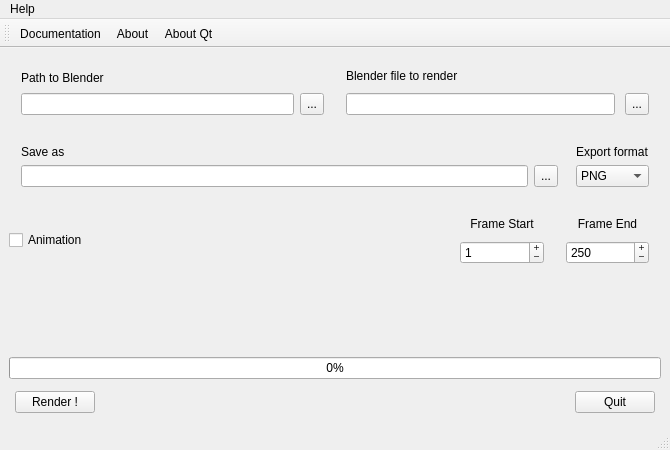
<?xml version="1.0" encoding="UTF-8"?>
<ui version="4.0">
 <class>MainWindow</class>
 <widget class="QMainWindow" name="MainWindow">
  <property name="geometry">
   <rect>
    <x>0</x>
    <y>0</y>
    <width>670</width>
    <height>450</height>
   </rect>
  </property>
  <property name="minimumSize">
   <size>
    <width>670</width>
    <height>450</height>
   </size>
  </property>
  <property name="windowTitle">
   <string>Blender Render</string>
  </property>
  <property name="windowOpacity">
   <double>0.500000000000000</double>
  </property>
  <property name="locale">
   <locale language="English" country="UnitedStates"/>
  </property>
  <property name="unifiedTitleAndToolBarOnMac">
   <bool>true</bool>
  </property>
  <widget class="QWidget" name="centralwidget">
   <layout class="QGridLayout" name="gridLayout_4">
    <item row="0" column="0" colspan="3">
     <layout class="QHBoxLayout" name="horizontalLayout">
      <property name="spacing">
       <number>10</number>
      </property>
      <property name="leftMargin">
       <number>6</number>
      </property>
      <property name="topMargin">
       <number>6</number>
      </property>
      <property name="rightMargin">
       <number>6</number>
      </property>
      <property name="bottomMargin">
       <number>6</number>
      </property>
      <item>
       <layout class="QGridLayout" name="gridLayout_2">
        <property name="leftMargin">
         <number>6</number>
        </property>
        <property name="topMargin">
         <number>6</number>
        </property>
        <property name="rightMargin">
         <number>6</number>
        </property>
        <property name="bottomMargin">
         <number>6</number>
        </property>
        <property name="spacing">
         <number>6</number>
        </property>
        <item row="1" column="1">
         <widget class="QToolButton" name="BlenderPathSelect">
          <property name="maximumSize">
           <size>
            <width>32</width>
            <height>32</height>
           </size>
          </property>
          <property name="text">
           <string>...</string>
          </property>
         </widget>
        </item>
        <item row="1" column="0">
         <widget class="QLineEdit" name="BlenderPath">
          <property name="text">
           <string/>
          </property>
         </widget>
        </item>
        <item row="0" column="0">
         <widget class="QLabel" name="label_5">
          <property name="text">
           <string>Path to Blender</string>
          </property>
         </widget>
        </item>
       </layout>
      </item>
      <item>
       <layout class="QGridLayout" name="gridLayout">
        <property name="leftMargin">
         <number>6</number>
        </property>
        <property name="topMargin">
         <number>6</number>
        </property>
        <property name="rightMargin">
         <number>6</number>
        </property>
        <property name="bottomMargin">
         <number>6</number>
        </property>
        <item row="0" column="0">
         <widget class="QLabel" name="label">
          <property name="text">
           <string>Blender file to render</string>
          </property>
         </widget>
        </item>
        <item row="1" column="0">
         <widget class="QLineEdit" name="BlendFile"/>
        </item>
        <item row="1" column="1">
         <widget class="QToolButton" name="BlendSelect">
          <property name="maximumSize">
           <size>
            <width>32</width>
            <height>32</height>
           </size>
          </property>
          <property name="text">
           <string>...</string>
          </property>
         </widget>
        </item>
       </layout>
      </item>
     </layout>
    </item>
    <item row="3" column="2">
     <layout class="QHBoxLayout" name="horizontalLayout_3">
      <property name="spacing">
       <number>10</number>
      </property>
      <property name="leftMargin">
       <number>6</number>
      </property>
      <property name="topMargin">
       <number>6</number>
      </property>
      <property name="rightMargin">
       <number>6</number>
      </property>
      <property name="bottomMargin">
       <number>6</number>
      </property>
      <item>
       <layout class="QVBoxLayout" name="verticalLayout_3">
        <property name="leftMargin">
         <number>6</number>
        </property>
        <property name="topMargin">
         <number>6</number>
        </property>
        <property name="rightMargin">
         <number>6</number>
        </property>
        <property name="bottomMargin">
         <number>6</number>
        </property>
        <item>
         <widget class="QLabel" name="label_2">
          <property name="text">
           <string>Frame Start</string>
          </property>
          <property name="alignment">
           <set>Qt::AlignCenter</set>
          </property>
          <property name="wordWrap">
           <bool>false</bool>
          </property>
          <property name="textInteractionFlags">
           <set>Qt::LinksAccessibleByMouse</set>
          </property>
         </widget>
        </item>
        <item>
         <widget class="QSpinBox" name="frameS_Select">
          <property name="minimumSize">
           <size>
            <width>0</width>
            <height>0</height>
           </size>
          </property>
          <property name="toolTip">
           <string>&lt;html&gt;&lt;head/&gt;&lt;body&gt;&lt;p&gt;Corresponds to the start frame to render for an animation&lt;/p&gt;&lt;p&gt;or defines the frame to render in case of single image render.&lt;/p&gt;&lt;/body&gt;&lt;/html&gt;</string>
          </property>
          <property name="whatsThis">
           <string>&lt;html&gt;&lt;head/&gt;&lt;body&gt;&lt;p&gt;Corresponds to the start frame to render for an animation&lt;/p&gt;&lt;p&gt;or defines the frame to render in case of single image render.&lt;/p&gt;&lt;/body&gt;&lt;/html&gt;</string>
          </property>
          <property name="buttonSymbols">
           <enum>QAbstractSpinBox::PlusMinus</enum>
          </property>
          <property name="maximum">
           <number>100000</number>
          </property>
          <property name="value">
           <number>1</number>
          </property>
          <property name="displayIntegerBase">
           <number>10</number>
          </property>
         </widget>
        </item>
       </layout>
      </item>
      <item>
       <layout class="QVBoxLayout" name="verticalLayout_2">
        <property name="leftMargin">
         <number>6</number>
        </property>
        <property name="topMargin">
         <number>6</number>
        </property>
        <property name="rightMargin">
         <number>6</number>
        </property>
        <property name="bottomMargin">
         <number>6</number>
        </property>
        <item>
         <widget class="QLabel" name="label_4">
          <property name="text">
           <string>Frame End</string>
          </property>
          <property name="alignment">
           <set>Qt::AlignCenter</set>
          </property>
          <property name="wordWrap">
           <bool>false</bool>
          </property>
          <property name="textInteractionFlags">
           <set>Qt::LinksAccessibleByMouse</set>
          </property>
         </widget>
        </item>
        <item>
         <widget class="QSpinBox" name="frameE_Select">
          <property name="minimumSize">
           <size>
            <width>0</width>
            <height>0</height>
           </size>
          </property>
          <property name="toolTip">
           <string>&lt;html&gt;&lt;head/&gt;&lt;body&gt;&lt;p&gt;Corresponds to the last frame to render for an animation&lt;/p&gt;&lt;/body&gt;&lt;/html&gt;</string>
          </property>
          <property name="whatsThis">
           <string>&lt;html&gt;&lt;head/&gt;&lt;body&gt;&lt;p&gt;Corresponds to the last frame to render for an animation&lt;/p&gt;&lt;/body&gt;&lt;/html&gt;</string>
          </property>
          <property name="buttonSymbols">
           <enum>QAbstractSpinBox::PlusMinus</enum>
          </property>
          <property name="maximum">
           <number>100000</number>
          </property>
          <property name="value">
           <number>250</number>
          </property>
          <property name="displayIntegerBase">
           <number>10</number>
          </property>
         </widget>
        </item>
       </layout>
      </item>
     </layout>
    </item>
    <item row="1" column="0" colspan="3">
     <layout class="QHBoxLayout" name="horizontalLayout_4">
      <property name="leftMargin">
       <number>6</number>
      </property>
      <property name="topMargin">
       <number>6</number>
      </property>
      <property name="rightMargin">
       <number>6</number>
      </property>
      <property name="bottomMargin">
       <number>6</number>
      </property>
      <item>
       <layout class="QGridLayout" name="gridLayout_3">
        <property name="leftMargin">
         <number>6</number>
        </property>
        <property name="topMargin">
         <number>6</number>
        </property>
        <property name="rightMargin">
         <number>6</number>
        </property>
        <property name="bottomMargin">
         <number>6</number>
        </property>
        <property name="spacing">
         <number>6</number>
        </property>
        <item row="1" column="0">
         <widget class="QLineEdit" name="BlendFile_2"/>
        </item>
        <item row="1" column="1">
         <widget class="QToolButton" name="BlendSelect_2">
          <property name="maximumSize">
           <size>
            <width>32</width>
            <height>32</height>
           </size>
          </property>
          <property name="text">
           <string>...</string>
          </property>
         </widget>
        </item>
        <item row="0" column="0">
         <widget class="QLabel" name="label_6">
          <property name="text">
           <string>Save as</string>
          </property>
         </widget>
        </item>
       </layout>
      </item>
      <item>
       <layout class="QVBoxLayout" name="verticalLayout">
        <property name="leftMargin">
         <number>6</number>
        </property>
        <property name="topMargin">
         <number>6</number>
        </property>
        <property name="rightMargin">
         <number>6</number>
        </property>
        <property name="bottomMargin">
         <number>6</number>
        </property>
        <item>
         <widget class="QLabel" name="label_3">
          <property name="text">
           <string>Export format</string>
          </property>
         </widget>
        </item>
        <item>
         <widget class="QComboBox" name="comboBox">
          <property name="minimumSize">
           <size>
            <width>0</width>
            <height>0</height>
           </size>
          </property>
          <property name="maximumSize">
           <size>
            <width>150</width>
            <height>32</height>
           </size>
          </property>
          <item>
           <property name="text">
            <string>PNG</string>
           </property>
          </item>
          <item>
           <property name="text">
            <string>BMP</string>
           </property>
          </item>
          <item>
           <property name="text">
            <string>Targa</string>
           </property>
          </item>
          <item>
           <property name="text">
            <string>TIFF</string>
           </property>
          </item>
          <item>
           <property name="text">
            <string>JPEG</string>
           </property>
          </item>
          <item>
           <property name="text">
            <string>EXR</string>
           </property>
          </item>
         </widget>
        </item>
       </layout>
      </item>
     </layout>
    </item>
    <item row="5" column="0" colspan="3">
     <widget class="QProgressBar" name="progressBar">
      <property name="enabled">
       <bool>true</bool>
      </property>
      <property name="value">
       <number>0</number>
      </property>
      <property name="format">
       <string>%p%</string>
      </property>
     </widget>
    </item>
    <item row="3" column="0">
     <widget class="QCheckBox" name="checkBox">
      <property name="toolTip">
       <string>&lt;html&gt;&lt;head/&gt;&lt;body&gt;&lt;p&gt;Check if you want to launch an animation rendering&lt;/p&gt;&lt;/body&gt;&lt;/html&gt;</string>
      </property>
      <property name="whatsThis">
       <string>&lt;html&gt;&lt;head/&gt;&lt;body&gt;&lt;p&gt;Check if you want to launch an animation rendering&lt;/p&gt;&lt;/body&gt;&lt;/html&gt;</string>
      </property>
      <property name="text">
       <string>Animation</string>
      </property>
     </widget>
    </item>
    <item row="6" column="0" colspan="3">
     <layout class="QHBoxLayout" name="horizontalLayout_2">
      <property name="leftMargin">
       <number>6</number>
      </property>
      <property name="topMargin">
       <number>6</number>
      </property>
      <property name="rightMargin">
       <number>6</number>
      </property>
      <property name="bottomMargin">
       <number>6</number>
      </property>
      <item>
       <widget class="QPushButton" name="renderButton">
        <property name="maximumSize">
         <size>
          <width>150</width>
          <height>32</height>
         </size>
        </property>
        <property name="text">
         <string>Render !</string>
        </property>
        <property name="autoDefault">
         <bool>false</bool>
        </property>
        <property name="default">
         <bool>false</bool>
        </property>
       </widget>
      </item>
      <item>
       <spacer name="horizontalSpacer">
        <property name="orientation">
         <enum>Qt::Horizontal</enum>
        </property>
        <property name="sizeHint" stdset="0">
         <size>
          <width>40</width>
          <height>20</height>
         </size>
        </property>
       </spacer>
      </item>
      <item>
       <widget class="QPushButton" name="closeButton">
        <property name="maximumSize">
         <size>
          <width>150</width>
          <height>32</height>
         </size>
        </property>
        <property name="text">
         <string>Quit</string>
        </property>
       </widget>
      </item>
     </layout>
    </item>
    <item row="4" column="2">
     <spacer name="verticalSpacer">
      <property name="orientation">
       <enum>Qt::Vertical</enum>
      </property>
      <property name="sizeType">
       <enum>QSizePolicy::MinimumExpanding</enum>
      </property>
      <property name="sizeHint" stdset="0">
       <size>
        <width>20</width>
        <height>10</height>
       </size>
      </property>
     </spacer>
    </item>
   </layout>
  </widget>
  <widget class="QMenuBar" name="menubar">
   <property name="geometry">
    <rect>
     <x>0</x>
     <y>0</y>
     <width>670</width>
     <height>30</height>
    </rect>
   </property>
   <widget class="QMenu" name="menuHelp">
    <property name="title">
     <string>Help</string>
    </property>
    <widget class="QMenu" name="menuAbout">
     <property name="title">
      <string>About</string>
     </property>
     <addaction name="separator"/>
     <addaction name="actionAbout"/>
     <addaction name="actionAbout_Qt"/>
    </widget>
    <addaction name="menuAbout"/>
    <addaction name="actionDoc"/>
   </widget>
   <addaction name="menuHelp"/>
  </widget>
  <widget class="QStatusBar" name="statusbar"/>
  <widget class="QToolBar" name="toolBar">
   <property name="windowTitle">
    <string>toolBar</string>
   </property>
   <attribute name="toolBarArea">
    <enum>TopToolBarArea</enum>
   </attribute>
   <attribute name="toolBarBreak">
    <bool>false</bool>
   </attribute>
   <addaction name="actionDoc"/>
   <addaction name="actionAbout"/>
   <addaction name="actionAbout_Qt"/>
  </widget>
  <action name="actionDoc">
   <property name="text">
    <string>Documentation</string>
   </property>
   <property name="shortcut">
    <string>F3</string>
   </property>
  </action>
  <action name="actionAbout">
   <property name="text">
    <string>About</string>
   </property>
   <property name="toolTip">
    <string>About</string>
   </property>
   <property name="shortcut">
    <string>F1</string>
   </property>
  </action>
  <action name="actionAbout_Qt">
   <property name="text">
    <string>About Qt</string>
   </property>
   <property name="shortcut">
    <string>F2</string>
   </property>
  </action>
 </widget>
 <tabstops>
  <tabstop>renderButton</tabstop>
  <tabstop>BlenderPathSelect</tabstop>
  <tabstop>BlenderPath</tabstop>
  <tabstop>BlendSelect</tabstop>
  <tabstop>BlendFile</tabstop>
  <tabstop>comboBox</tabstop>
  <tabstop>BlendSelect_2</tabstop>
  <tabstop>BlendFile_2</tabstop>
  <tabstop>checkBox</tabstop>
  <tabstop>frameS_Select</tabstop>
  <tabstop>frameE_Select</tabstop>
  <tabstop>closeButton</tabstop>
 </tabstops>
 <resources/>
 <connections/>
</ui>
